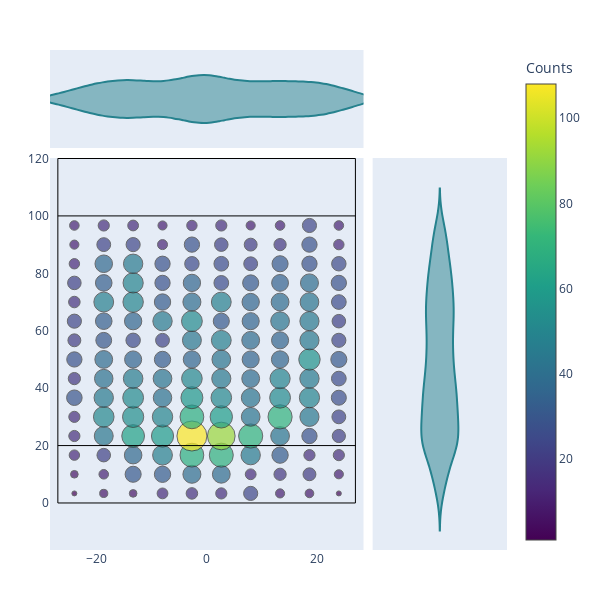

Here is the notebook cell this chart was saved with:
### Code cell
shot_plot('phoenix', 10, 15)

### Figure 1 — Plotly figure (JSON) as saved in the notebook; plotly's stock layout.template omitted (floating-point values rounded to 4 significant figures; data arrays with more than 128 entries replaced by an {"elided": "..."} marker saying what was removed)
{"data": [{"hoverinfo": "none", "line": {"color": "#26828E"}, "name": "", "type": "violin", "x": {"elided": "4926 float values"}, "xaxis": "x", "yaxis": "y"}, {"hoverinfo": "none", "line": {"color": "#26828E"}, "name": "", "type": "violin", "xaxis": "x4", "y": {"elided": "4926 float values"}, "yaxis": "y4"}, {"hovertemplate": "Count: %{text}<extra></extra>", "marker": {"color": {"elided": "150 int values"}, "colorbar": {"title": {"text": "Counts"}}, "colorscale": [[0, "#440154"], [0.1111, "#482878"], [0.2222, "#3e4989"], [0.3333, "#31688e"], [0.4444, "#26828e"], [0.5556, "#1f9e89"], [0.6667, "#35b779"], [0.7778, "#6ece58"], [0.8889, "#b5de2b"], [1, "#fde725"]], "line": {"color": "#333333", "width": 1}, "size": {"elided": "150 int values"}, "sizemin": 2.5, "sizemode": "area", "sizeref": 0.24, "symbol": "circle"}, "mode": "markers", "name": "markers", "text": {"elided": "150 str values"}, "type": "scatter", "x": {"elided": "150 float values"}, "xaxis": "x3", "y": {"elided": "150 float values"}, "yaxis": "y3"}], "layout": {"height": 600, "margin": {"b": 50, "l": 50, "r": 50, "t": 50}, "shapes": [{"line": {"color": "black", "width": 1}, "type": "line", "x0": -27, "x1": 27, "xref": "x3", "y0": 20, "y1": 20, "yref": "y3"}, {"line": {"color": "black", "width": 1}, "type": "line", "x0": -27, "x1": 27, "xref": "x3", "y0": 100, "y1": 100, "yref": "y3"}, {"line": {"color": "black", "width": 1}, "type": "line", "x0": -27, "x1": 27, "xref": "x3", "y0": 0, "y1": 0, "yref": "y3"}, {"line": {"color": "black", "width": 1}, "type": "line", "x0": -27, "x1": 27, "xref": "x3", "y0": 120, "y1": 120, "yref": "y3"}, {"line": {"color": "black", "width": 1}, "type": "line", "x0": -27, "x1": -27, "xref": "x3", "y0": 0, "y1": 120, "yref": "y3"}, {"line": {"color": "black", "width": 1}, "type": "line", "x0": 27, "x1": 27, "xref": "x3", "y0": 0, "y1": 120, "yref": "y3"}], "showlegend": false, "width": 600, "xaxis": {"anchor": "y", "domain": [0, 0.686], "range": [-27, 27], "showgrid": false, "showticklabels": false, "zeroline": false}, "xaxis2": {"anchor": "y2", "domain": [0.706, 1], "range": [-27, 27], "showgrid": false, "zeroline": false}, "xaxis3": {"anchor": "y3", "domain": [0, 0.686], "showgrid": false, "zeroline": false}, "xaxis4": {"anchor": "y4", "domain": [0.706, 1], "showgrid": false, "zeroline": false}, "yaxis": {"anchor": "x", "domain": [0.804, 1], "range": [0, null], "showgrid": false, "zeroline": false}, "yaxis2": {"anchor": "x2", "domain": [0.804, 1], "matches": "y", "range": [0, 120], "showgrid": false, "showticklabels": false, "zeroline": false}, "yaxis3": {"anchor": "x3", "domain": [0, 0.784], "showgrid": false, "zeroline": false}, "yaxis4": {"anchor": "x4", "domain": [0, 0.784], "matches": "y3", "showgrid": false, "showticklabels": false, "zeroline": false}}}
